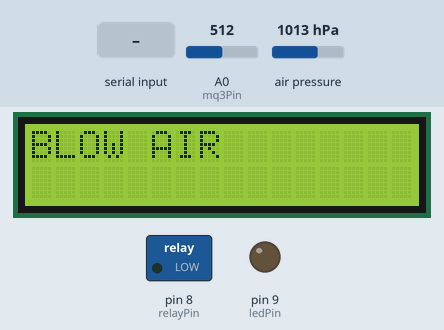
Simulated run of this sketch. Board: Arduino Uno, built with avr-gcc and run on an emulated ATmega328P. Parts: 16×2 character LCD, switched loads named in the sketch (green lamp = pin HIGH), output pins drawn as LEDs (lit = HIGH). Inputs (shaded band) come from the test bench; at power-on: air pressure 1013 hPa, A0 (mq3Pin) = 512. What the sketch prints to the serial monitor is not drawn.

Above: at 3.3 s.
3.4 s: air pressure set to 1025 hPa
At 5.2 s:
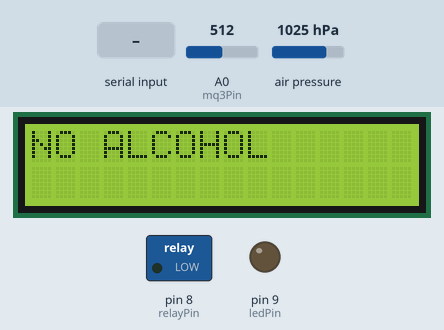
6.4 s: "RELAY_ON\n" received over Serial
At 8.8 s:
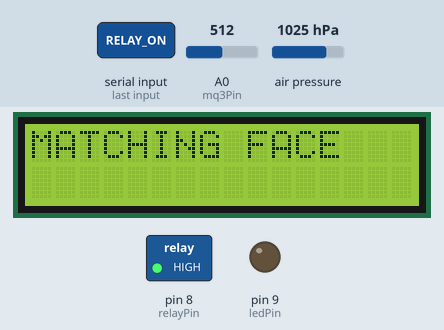
9.4 s: air pressure set to 1048 hPa
At 11.2 s:
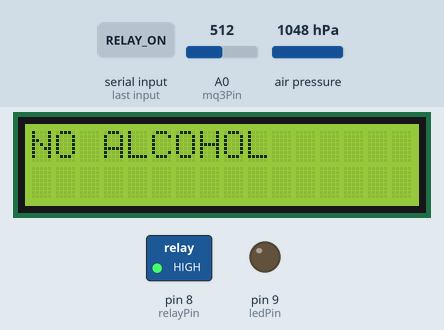
12.4 s: "RELAY_OFF\n" received over Serial
At 14.8 s:
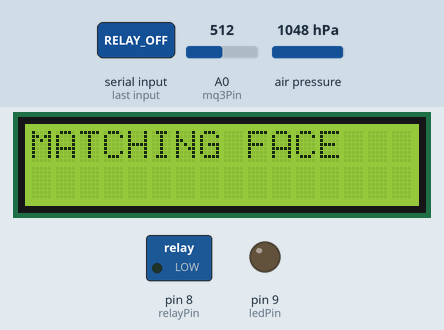
Timing chart, 0 to 16.3 s (numbered marks = the images above; inputs shaded):
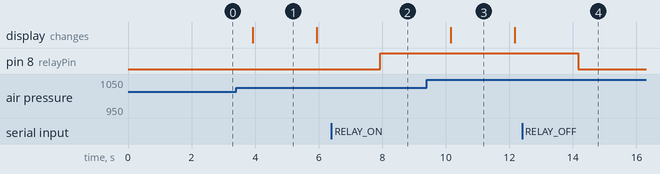

Measured:
- after the input at 3.4 s, the display: changes after 0.52 s (image 1)
- after the input at 6.4 s, pin 8 (relayPin): LOW → HIGH after 1.5 s
- after the input at 9.4 s, the display: changes after 0.75 s (image 3)
- after the input at 12.4 s, pin 8 (relayPin): HIGH → LOW after 1.8 s
- what the display in image 1 shows lasts 2.0 s, from 3.9 s to 5.9 s

The sketch:

Arduino-Code.ino
```cpp
#include <Wire.h>
#include <Adafruit_Sensor.h>
#include <Adafruit_BMP085_U.h>
#include <LiquidCrystal_I2C.h> // Include the I2C LCD library

// BMP180 pressure sensor
Adafruit_BMP085_Unified bmp = Adafruit_BMP085_Unified(10085);

// MQ-3 alcohol sensor pin
const int mq3Pin = A0;
const int alcoholThreshold = 800;  // Adjust threshold for alcohol detection
const float blowThreshold = 0.4;   // Threshold for detecting a blow in hPa
const float resetThreshold = 0.3;  // Threshold for resetting detection

// Flags and state variables
float lastPressure = 0.0;
bool blowDetected = false;

// Pins for LED and relay
const int ledPin = 9;
const int relayPin = 8;

// Initialize the LCD, change the address (0x27) if needed for your LCD
LiquidCrystal_I2C lcd(0x26, 16, 2); // Address, Columns, Rows

void setup() {
  Serial.begin(9600);

  // Initialize BMP180 sensor
  if (!bmp.begin()) {
    Serial.println("Could not find a valid BMP180 sensor, check wiring!");
    while (1); // Halt if sensor initialization fails
  }

  // Read initial pressure
  sensors_event_t event;
  bmp.getEvent(&event);
  lastPressure = event.pressure;
   // Pressure in hPa

  // Set up pins
  pinMode(ledPin, OUTPUT);
  pinMode(relayPin, OUTPUT);
  digitalWrite(ledPin, LOW);
  digitalWrite(relayPin, LOW);

  // Initialize LCD
  lcd.begin(16, 2);  // Initialize with the number of columns and rows
  lcd.backlight(); // Turn on the backlight
  lcd.clear(); // Clear the LCD
  lcd.setCursor(0, 0); // Set cursor to the first row
  lcd.print("BLOW AIR"); // Display starting message
  delay(2000); // Display for 2 seconds
}

void loop() {
  // Read the current pressure
  sensors_event_t event;
  bmp.getEvent(&event);
  float currentPressure = event.pressure;

  // Check if blow detected based on pressure change
  if (!blowDetected && (currentPressure - lastPressure >= blowThreshold)) {
    Serial.println("DETECTED");  // Send "DETECTED" if blow detected
    blowDetected = true;         // Prevent multiple detections until reset
    delay(500);                  // Short delay before checking alcohol

    // Check alcohol level only if blow is detected
    int alcoholLevel = analogRead(mq3Pin);
    if (alcoholLevel > alcoholThreshold) {
      Serial.println("ALCOHOL_DETECTED");  // Send "ALCOHOL_DETECTED" to laptop
      digitalWrite(ledPin, HIGH);          // Turn on LED if alcohol detected

      // Display message on LCD
      lcd.clear();
      lcd.setCursor(0, 0);
      lcd.print("ALCOHOL DETECTED"); // Display message
    } else {
      Serial.println("NO_ALCOHOL");        // Send "NO_ALCOHOL" if no alcohol
      digitalWrite(ledPin, LOW);           // Ensure LED is off if no alcohol

      // Clear LCD if no alcohol detected
      lcd.clear();
      lcd.setCursor(0, 0);
      lcd.print("NO ALCOHOL");
      delay(2000);
      lcd.clear();
      lcd.print("MATCHING FACE"); // Display message
    }
    delay(2000); // Hold the message for 2 seconds
  } else {
    Serial.println("NOT_DETECTED"); // Send "NOT_DETECTED" if no blow
  }

  // Reset blow detection if pressure stabilizes
  if (blowDetected && abs(currentPressure - lastPressure) < resetThreshold) {
    blowDetected = false;
    Serial.println("Blow detection reset.");
  }

  // Listen for commands from Python to control the relay
  if (Serial.available() > 0) {
    String command = Serial.readStringUntil('\n');

    if (command == "RELAY_ON") {
      digitalWrite(relayPin, HIGH);  // Turn on relay
      Serial.println("Relay is ON");
    } else if (command == "RELAY_OFF") {
      digitalWrite(relayPin, LOW);   // Turn off relay
      Serial.println("Relay is OFF");
    }
  }

  // Update last pressure and add delay for stability
  lastPressure = currentPressure;
  delay(400);
}
```
